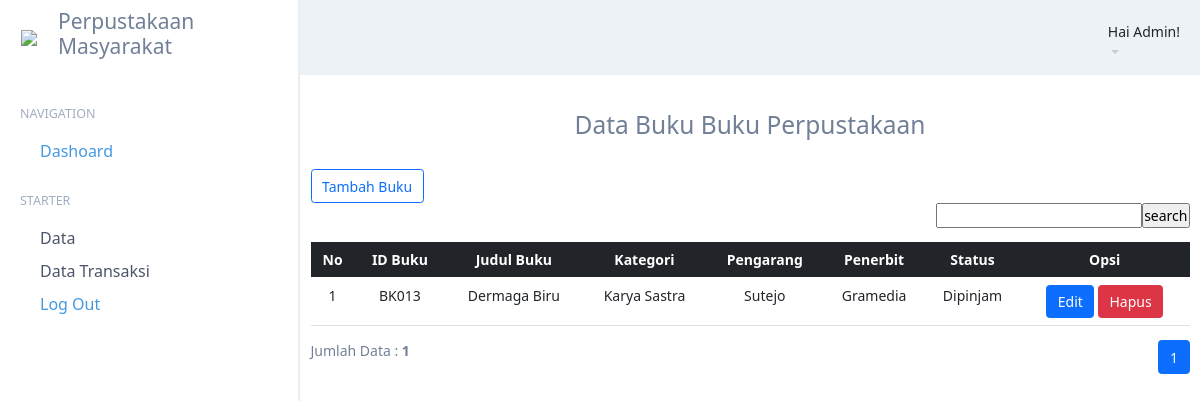
The app's page /index.php?p=buku (signed in) with its own data.
### tables this page shows
CREATE TABLE `tbbuku` (
  `idbuku` varchar(5) NOT NULL,
  `judulbuku` varchar(50) NOT NULL,
  `gambar` varchar(200) NOT NULL,
  `kategori` varchar(50) NOT NULL,
  `pengarang` varchar(40) NOT NULL,
  `penerbit` varchar(40) NOT NULL,
  `status` varchar(10) NOT NULL
);

### pages/buku.php (the view, shortened to what this page needs)
<link href="https://cdn.jsdelivr.net/npm/bootstrap@5.1.0/dist/css/bootstrap.min.css" rel="stylesheet"
>
<div class="container text-center">
    <h3>Data Buku Buku Perpustakaan</h3>
</div>
<div class="container">
    <a href="index.php?p=buku-input" class="btn btn-outline-primary">Tambah Buku</a>
    <FORM CLASS="form-inline" METHOD="POST">
        <div align="right">
            <form method=post><input type="text" name="pencarian"><input type="submit" name="search" value="search"
                    class="tombol"></form>
    </FORM>
    <table class="table">
        <thead class="table-dark">
            <th style="text-align: center;">No</td>
            <th style="text-align: center;">ID Buku</th>
            <th style="text-align: center;">Judul Buku</th>
            <th style="text-align: center;">Kategori</th>
            <th style="text-align: center;">Pengarang</th>
            <th style="text-align: center;">Penerbit</th>
            <th style="text-align: center;">Status</th>
            <th style="text-align: center;">Opsi</th>
        </thead>
        <?php
		$batas = 5;
		extract($_GET);
		if(empty($hal)){
			$posisi = 0;
			$hal = 1;
			$nomor = 1;
		}
		else {
			$posisi = ($hal - 1) * $batas;
			$nomor = $posisi+1;
		}
		if($_SERVER['REQUEST_METHOD'] == "POST"){
			$pencarian = trim(mysqli_real_escape_string($db, $_POST['pencarian']));
			if($pencarian != ""){
				$sql = "SELECT * FROM tbbuku WHERE judulbuku LIKE '%$pencarian%'
						OR idbuku LIKE '%$pencarian%'
						OR kategori LIKE '%$pencarian%'
                        OR pengarang LIKE '%$pencarian%'
                        OR penerbit LIKE '%$pencarian%'
                        OR status LIKE '%$pencarian%'";
				$query = $sql;
				$queryJml = $sql;
			}
			else {
				$query = "SELECT * FROM tbbuku LIMIT $posisi, $batas";
				$queryJml = "SELECT * FROM tbbuku";
				$no = $posisi * 1;
			}
		}
		else {
			$query = "SELECT * FROM tbbuku LIMIT $posisi, $batas";
			$queryJml = "SELECT * FROM tbbuku";
		}
		$q_tampil_buku = mysqli_query($db, $query);
		if(mysqli_num_rows($q_tampil_buku)>0)
		{
            while($r_tampil_buku=mysqli_fetch_array($q_tampil_buku)){
            ?>
        <tr>
            <td style="text-align: center;"><?php echo $nomor; ?></td>
            <td style="text-align: center;"><?php echo $r_tampil_buku['idbuku']; ?></td>
            <td style="text-align: center;"><?php echo $r_tampil_buku['judulbuku']; ?></td>
            <td style="text-align: center;"><?php echo $r_tampil_buku['kategori']; ?></td>
            <td style="text-align: center;"><?php echo $r_tampil_buku['pengarang']; ?></td>
            <td style="text-align: center;"><?php echo $r_tampil_buku['penerbit']; ?></td>
            <td style="text-align: center;"><?php echo $r_tampil_buku['status']; ?></td>
            <td style="text-align: center;">
                <a href="index.php?p=buku-edit&id=<?php echo $r_tampil_buku['idbuku'];?>"
                    class="btn btn-primary">Edit</a>
                <a href="proses/buku-hapus.php?id=<?php echo $r_tampil_buku['idbuku']; ?>"
                    onclick="return confirm ('Apakah Anda Yakin Akan Menghapus Data Ini?')"
                    class="btn btn-danger">Hapus</a>
            </td>
        </tr>
        <?php $nomor++; }
        }
		else {
			echo "<tr><td colspan=6>Data Tidak Ditemukan</td></tr>";
		}?>
    </table>
    <?php
	if(isset($_POST['pencarian'])){
	if($_POST['pencarian']!=''){
		echo "<div style=\"float:left;\">";
		$jml = mysqli_num_rows(mysqli_query($db, $queryJml));
		echo "Data Hasil Pencarian: <b>$jml</b>";
		echo "</div>";
	}
	}
	else{ ?>
    <div style="float: left;">
        <?php
			$jml = mysqli_num_rows(mysqli_query($db, $queryJml));
			echo "Jumlah Data : <b>$jml</b>";
		?>
    </div>
    <div class="pagination" style="float: right;">
        <?php
				$jml_hal = ceil($jml/$batas);
				for($i=1; $i<=$jml_hal; $i++){
					if($i != $hal){
						echo "<li class='page-item'><a href=\"?p=buku&hal=$i\" class='page-link'>$i</a>";
					}
					else {
						echo "<li class='page-item active' aria-current='page'>
                        <a class='page-link'>$i</a>
                        </li>";
					}
				}
				?>
    </div>
    <?php
	}
	?>
</div>

### style.css (style rules this page uses)
* { padding: 0; margin: 0; }
html, body { color: #718096 !important; font-size: 14px !important; font-family: "Nunito", "Orelega One", "Arial", sans-serif; background-color: #edf2f7; }
.content h3 { margin-top: 10px; margin-bottom: 30px; }

### records on screen
tbbuku: idbuku "BK013", judulbuku "Dermaga Biru", kategori "Karya Sastra", pengarang "Sutejo", penerbit "Gramedia", status "Dipinjam"

### other values on screen
$_SESSION['sesi'] "Admin"
$jml "1"
